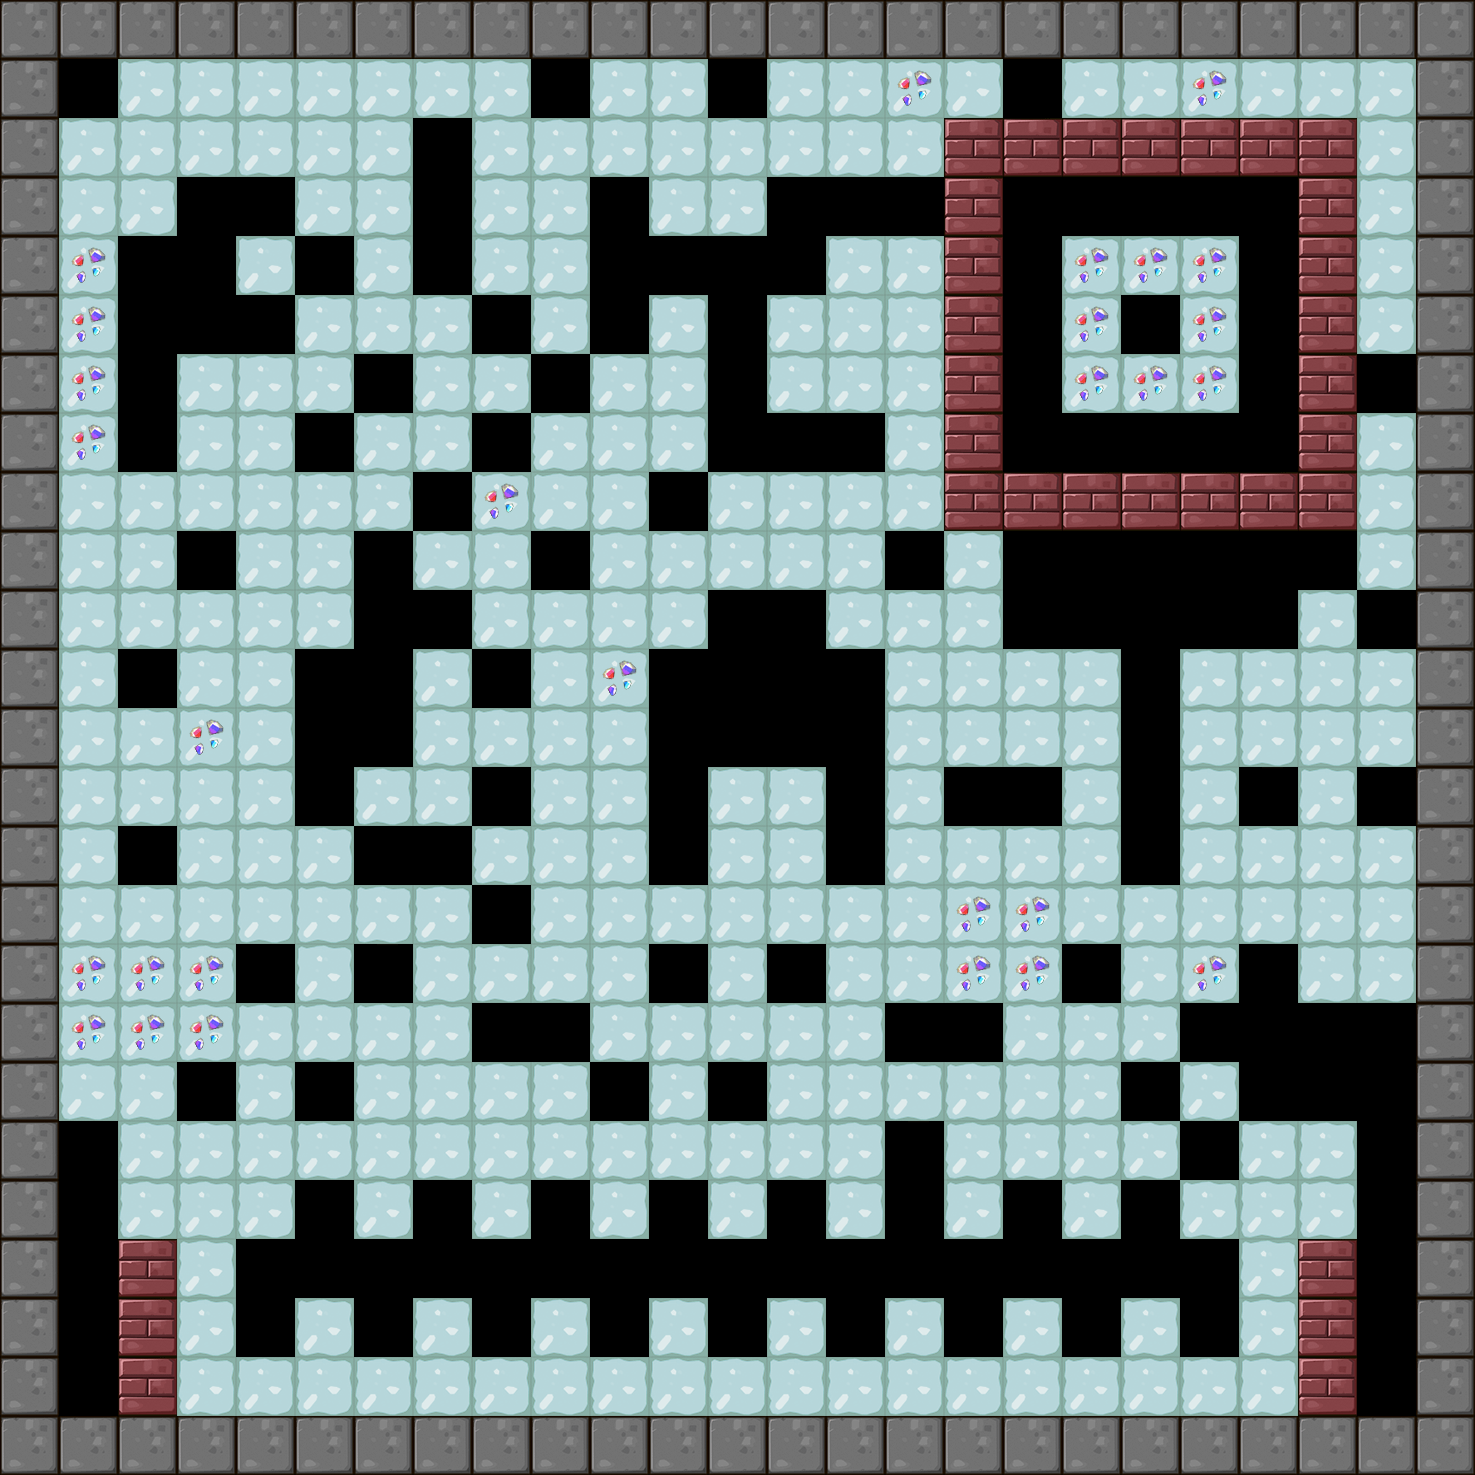

This game map was drawn from its Tiled (.tmx) file and the tilesets committed beside it. A one-line description and the trimmed map source follow:
An orthogonal 25x25 tile map with 59x59 px tiles, 1 tile layer (BackGround) and 19 objects (14x Shipper, 2x Tracker, 2x Hammer, Player).

<map version="1.0" orientation="orthogonal" renderorder="right-down" width="25" height="25" tilewidth="59" tileheight="59">
 <tileset firstgid="1" name="itemmap" tilewidth="59" tileheight="59">
  <image source="tileset2.png" trans="ff00ff" width="354" height="354" />
 </tileset>
 <layer name="BackGround" width="25" height="25">
  <data>[625 cells, 578 non-empty, 13 distinct tile ids]</data>
 </layer>
 <objectgroup name="RobotCharacter">
  <object name="Player" x="70" y="70" width="40" height="40" />
 </objectgroup>
 <objectgroup name="EnemyCharacter">
  <object name="Shipper" type="Shipper" x="181" y="246.75" width="40" height="40" />
  <object name="Shipper" type="Shipper" x="770.034" y="242.732" width="40" height="40" />
  <object name="Tracker" type="Tracker" x="1253.75" y="427.75" width="40" height="40" />
  <object name="Tracker" type="Tracker" x="1239" y="191.75" width="40" height="40" />
  <object name="Shipper" type="Shipper" x="1067" y="541.75" width="40" height="40" />
  <object name="Shipper" type="Shipper" x="366.75" y="659.75" width="40" height="40" />
  <object name="Shipper" type="Shipper" x="777.75" y="655" width="40" height="40" />
  <object name="Shipper" type="Shipper" x="354" y="1239" width="40" height="40" />
  <object name="Shipper" type="Shipper" x="590" y="1253.75" width="40" height="40" />
  <object name="Shipper" type="Shipper" x="826" y="1253.75" width="40" height="40" />
  <object name="Shipper" type="Shipper" x="1062" y="1253.75" width="40" height="40" />
  <object name="Hammer" type="Hammer" x="59" y="1312.75" width="40" height="40" />
  <object name="Shipper" type="Shipper" x="250.75" y="1312.75" width="40" height="40" />
  <object name="Shipper" type="Shipper" x="486.75" y="1312.75" width="40" height="40" />
  <object name="Shipper" type="Shipper" x="719.17" y="1311.19" width="40" height="40" />
  <object name="Shipper" type="Shipper" x="950.383" y="1306.41" width="40" height="40" />
  <object name="Shipper" type="Shipper" x="1186.38" y="1304.81" width="40" height="40" />
  <object name="Hammer" type="Hammer" x="1357" y="1312.75" width="40" height="40" />
 </objectgroup>
</map>
